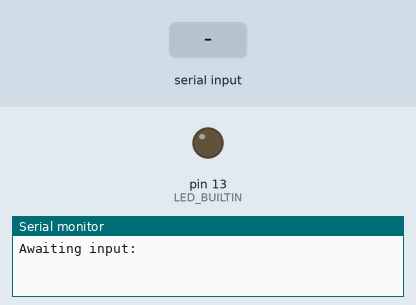
Recording of a sketch running on a simulated Arduino Uno, built with avr-gcc and run on an emulated ATmega328P. On the bench: output pins drawn as LEDs (lit = HIGH), the last lines printed to the serial monitor. Inputs (shaded band) come from the test bench.

Above: at 1.2 s.
1.3 s: "1" received over Serial
At 1.9 s:
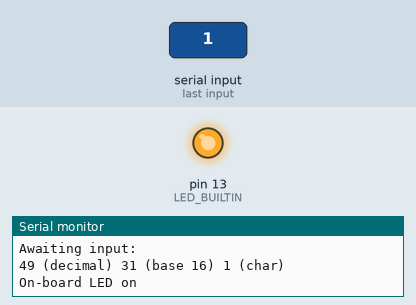
2.8 s: "0" received over Serial
At 3.1 s:
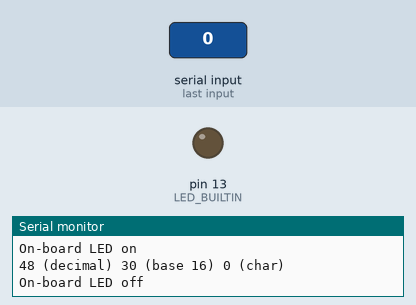
Timing chart, 0 to 5.8 s (numbered marks = the images above; inputs shaded):
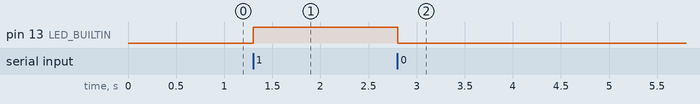

The sketch:

serial.ino
```cpp
#include <Arduino.h>

// Uncomment the following definition to enable debug output
//define _DEBUG

#ifdef _DEBUG
  #define DEBUG_PRINT(txt) Serial.print(txt);
  #define DEBUG_PRINTLN(txt) Serial.println(txt);
  #define DEBUG_VALUE(txt,val) Serial.print(txt); Serial.print(": "); Serial.println(val)
  #define DEBUG_BIN(txt,val) Serial.print(txt); Serial.print(": 0b"); Serial.println(val,BIN);
#else
  #define DEBUG_PRINT(txt)
  #define DEBUG_PRINTLN(txt)
  #define DEBUG_VALUE(txt,val)
#endif

#define SERIAL_BAUDRATE 9600

int sread;

void setup() {
  // Enable Serial port with with defined bit-rate
  Serial.begin(SERIAL_BAUDRATE);
  DEBUG_PRINTLN("Start serial port SEND_RCVE");
  // On-board LED in output mode, and switched off
  pinMode(LED_BUILTIN,OUTPUT);
  digitalWrite(LED_BUILTIN,LOW);
  Serial.println("Awaiting input: ");
}

void loop() {
  // Check if the numbers of available bytes in the
  // serial port read buffer is bigger then zero
  if (Serial.available() > 0 ) {
    // read the next incoming byte
    sread = Serial.read();
    DEBUG_VALUE("Read",sread);
    Serial.print(sread); // base 10
    Serial.print(" (decimal) ");
    Serial.print(sread, HEX);
    Serial.print(" (base 16) ");
    Serial.print(char(sread)); // type cast
    Serial.println(" (char)");
    // logic comparison
    if (sread == '1') {
      digitalWrite(LED_BUILTIN,HIGH);
      Serial.println("On-board LED on");
    }
    if (sread == '0') {
      digitalWrite(LED_BUILTIN,LOW);
      Serial.println("On-board LED off");
    }
  }
}
```

Measured:
- after the input at 1.3 s, pin 13 (LED_BUILTIN): LOW → HIGH at once
- after the input at 2.8 s, pin 13 (LED_BUILTIN): HIGH → LOW at once
